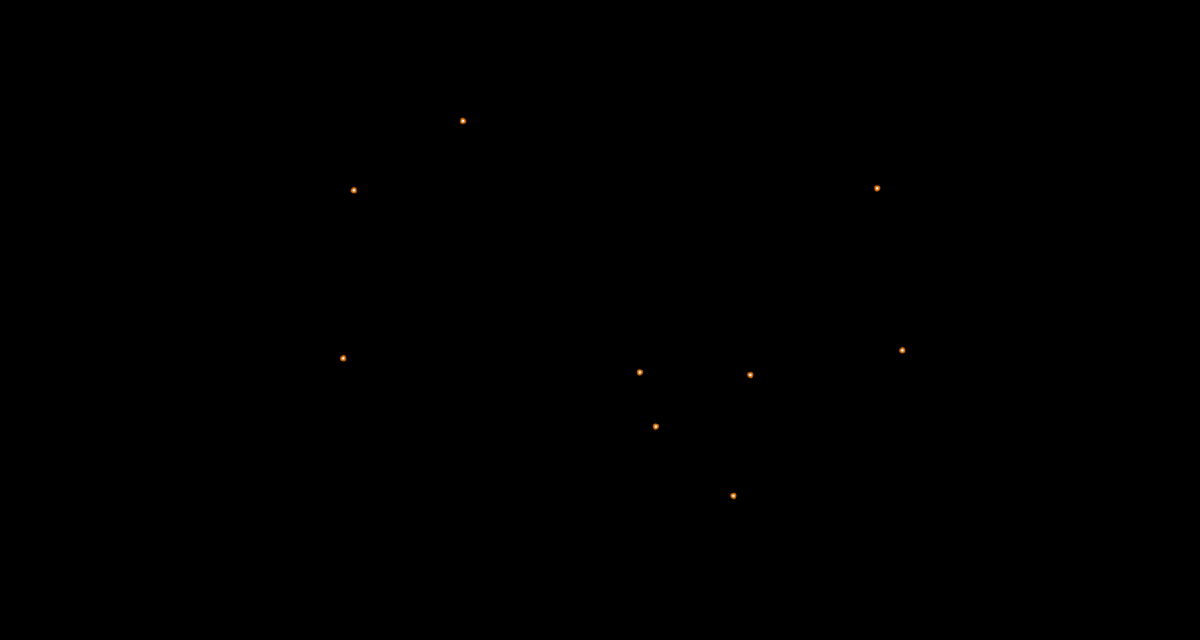
Frame 1 (no input)
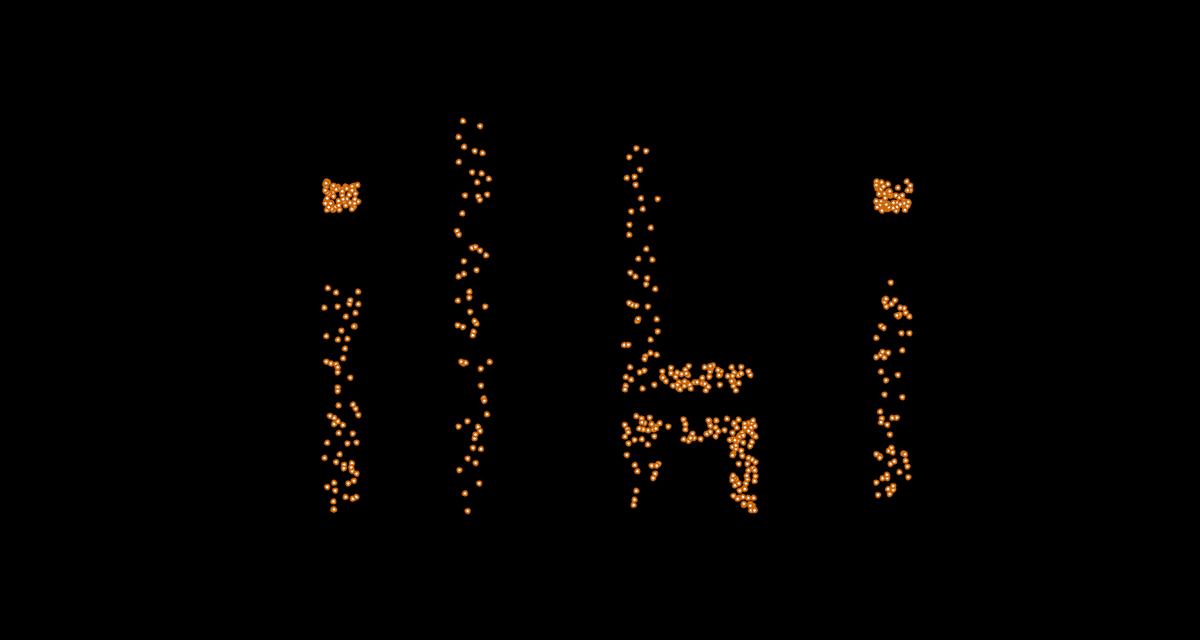
Frame 60 (the mouse pressed at the canvas centre just before this capture)
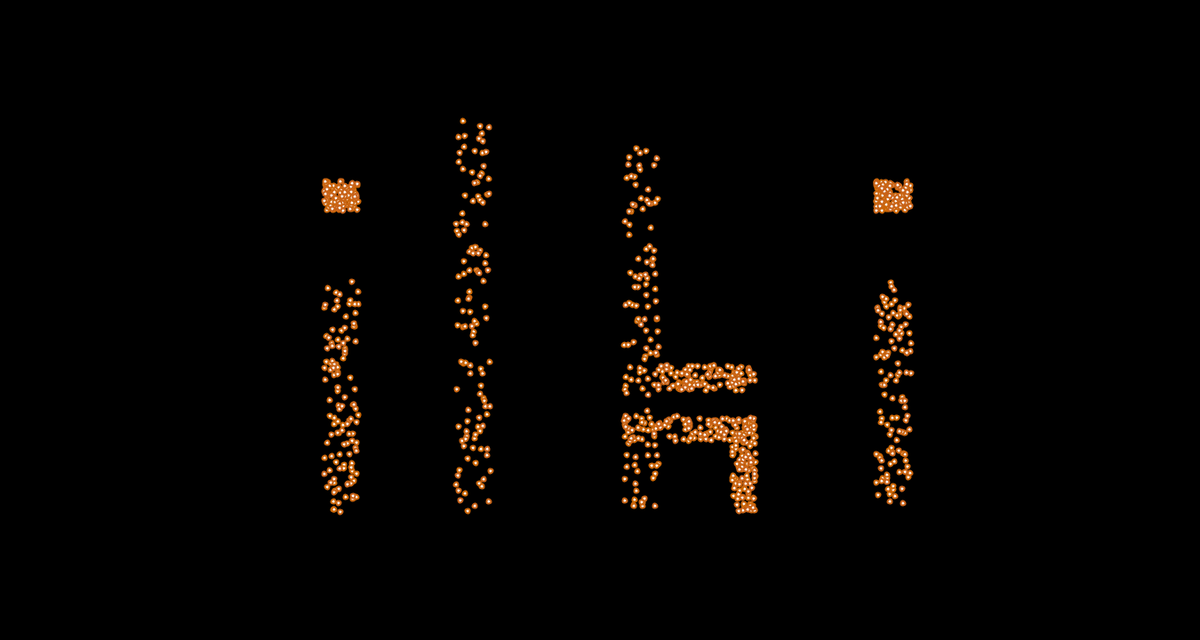
Frame 120 (the mouse held since frame 60 and released just before this capture)

The Processing sketch that drew these frames (run headless with seeded random() and noise(); from frame 60 on, the mouse is pressed at the canvas centre):

// Processing sketch: processing_101727
// ── processing_101727.pde

float xposn = width/2;
float yposn = height/2;
int j = 0;
color from = color(204, 102, 0);
color to = color(0, 102, 153);
float colorpos = 0;
float colorchange = 1;

int runs;
float dist;
int it = 9;
float xtrans;
float ytrans;
float[] attractorx = new float[it];
float[] detractorx = new float[it];
float[] attractory = new float[it];
float[] detractory = new float[it];
float[] centrex = new float[it];
float[] centrey = new float[it];
float[] xlen = new float[it];
float[] ylen = new float[it];
int weight;

float boundmult = .01;
float colorinc = 0.0001;
float linelen = 0.001;

void setup()
{
  size(1350, 720);
  background(0);
  strokeWeight(2);
    
    //dot on first i
  attractorx[0]=.27;
  attractory[0]=.3125;
  detractory[0]=.36;
  
    //line of first i
  attractorx[1]=.27;
  attractory[1]=0.46875;
  detractory[1]=.83;
  
    //first l
  attractorx[2]=.38;
  attractory[2]=.21;
  detractory[2]=.83;
  
    //stalk of k
  attractorx[3]=.52;
  attractory[3]=.26;
  detractory[3]=.83;
  
    //top arm of k
  attractorx[4]=.545;
  attractory[4]=.6;
  detractory[4]=.64;
    
    //bottom arm of k
  attractorx[5]=.52;
  attractory[5]=.68;
  detractory[5]=.72;
  
    //bottom leg of k
  attractorx[6]=.61;
  attractory[6]=.68;
  detractory[6]=.83;
  
    //dot of second i
  attractorx[7]=.73;
  attractory[7]=.3125;
  detractory[7]=.36;
  
    //line of second i
  attractorx[8]=.73;
  attractory[8]=0.46875;
  detractory[8]=.83;
  
  for (int j = 0; j <= it-1; j++) {
    detractorx[j]=attractorx[j]+0.029;
  }
  detractorx[4]=attractorx[4]+0.015;
  detractorx[4]=.63;
  detractorx[5]=.63;
  detractorx[6]=.63;
  for (int j = 0; j <= it-1; j++) {
    attractory[j]=attractory[j]-.03;
    detractory[j]=detractory[j]-.03;
    centrex[j]=int(width*((abs(detractorx[j]-attractorx[j])/2)+min(detractorx[j],attractorx[j])));
    centrey[j]=int(height*((abs(detractory[j]-attractory[j])/2)+min(detractory[j],attractory[j])));
    xlen[j]=abs(attractorx[j]-detractorx[j])*width;
    ylen[j]=abs(attractory[j]-detractory[j])*height;
  }
}

void draw()

{
  
  for (int j = 0; j <= it-1; j++) {
    
    if (colorpos < 1 && colorpos > 0)   {
      colorpos += colorchange * colorinc;
    }
    else{
      if (colorpos >= 1) {
        colorchange = -1;
        colorpos += colorchange * colorinc;
        from = color(random(255),random(255),random(255));
      } else {
        colorchange = 1;
        colorpos += colorchange * colorinc;
        to = color(random(255),random(255),random(255));
      }
    }
    if (abs(mouseY-centrey[j])<ylen[j]/2 && abs(mouseX-centrex[j])<xlen[j]/2) {
      dist = random(5);
    }else{
      dist = 1;
    }
    
    stroke(lerpColor(from, to, colorpos*dist));
    strokeWeight(random(0.1)+dist*2);
    
    pushMatrix();
    translate(random(attractorx[j]*width,detractorx[j]*width),random(attractory[j]*height,detractory[j]*height));
    ellipse(0,0,5,5);
    popMatrix();
    if (mousePressed) {
      if (abs(mouseY-centrey[j])<ylen[j]/2 && abs(mouseX-centrex[j])<xlen[j]/2) {
        strokeWeight(weight);
        pushMatrix();
        translate(mouseX,mouseY);
        ellipse(0,0,5,5);
        popMatrix();
      }
    weight = min(weight+2,28);
  }else{
        weight -= 1;
      }
    //ellipse(mouseX,mouseY,5,5);
  }
}
